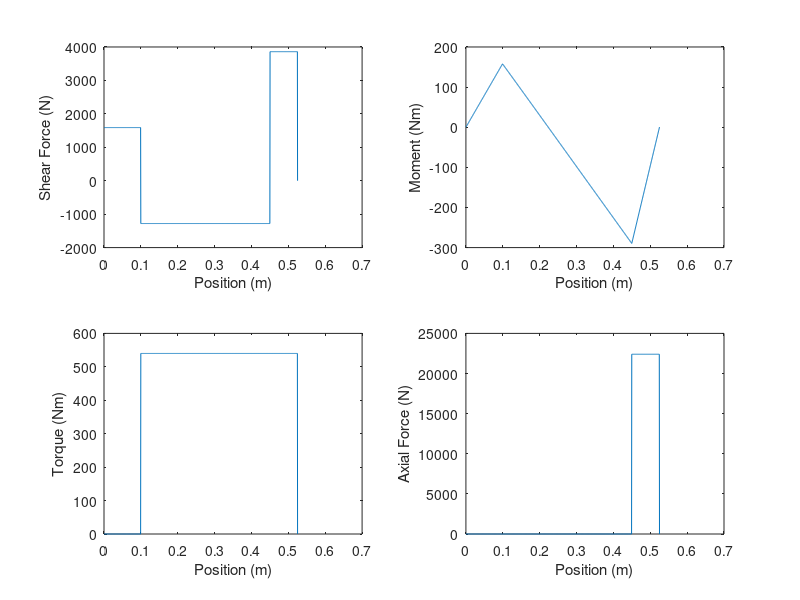

This chart was generated by the following MATLAB code: (Note: this script raises an error after producing the figure.)
% Main script

% Table 11-2 Transverse (col1 = Bore Diameter, col3 = Bearing Width, col4 =
% Fillet Radius).  Note we are supposed to have a fillet radius <= 1mm for
% the gears.
table_112 = [10 30 9 0.6 12.5 27 5.07 2.24 4.94 2.12;
    12 32 10 0.6 14.5 28 6.89 3.10 7.02 3.05;
    15 35 11 0.6 17.5 31 7.80 3.55 8.06 3.65;
    17 40 12 0.6 19.5 34 9.56 4.50 9.95 4.75;
    20 47 14 1.0 25 41 12.7 6.20 13.3 6.55;
    25 52 15 1.0 30 47 14.0 6.95 14.8 7.65;
    30 62 16 1.0 35 55 19.5 10.0 20.3 11.0;
    35 72 17 1.0 41 65 25.5 13.7 27.0 15.0;
    40 80 18 1.0 46 72 30.7 16.6 31.9 18.6;
    45 85 19 1.0 52 77 33.2 18.6 35.8 21.2;
    50 90 20 1.0 56 82 35.1 19.6 37.7 22.8;
    55 100 21 1.5 63 90 43.6 25.0 46.2 28.5;
    60 110 22 1.5 70 99 47.5 28.0 55.9 35.5;
    65 120 23 1.5 74 109 55.9 34.0 63.7 41.5;
    70 125 24 1.5 79 114 61.8 37.5 68.9 45.5;
    75 130 25 1.5 86 119 66.3 40.5 71.5 49.0;
    80 140 26 2.0 93 127 70.2 45.0 80.6 55.0;
    85 150 28 2.0 99 136 83.2 53.0 90.4 63.0;
    90 160 30 2.0 104 146 95.6 62.0 106 73.5;
    95 170 32 2.0 110 156 108 69.5 121 85.0];

% leftPoint = -10e-3;
% rightPoint = 550e-3;
leftPoint = 0;
rightPoint = 525e-3;

N = 1000;

x = linspace(leftPoint, rightPoint, N);
d1 = 0; d2 = 0; d3 = 0; d4 = 0; d5 = 0;

% Forces along shaft
F = [1.59e3*ones(1,190) -1.28e3*ones(1,667) 3.86e3*ones(1,143)];

% Moment along shaft
for i=1:N
   M(i) = mean(F(1:i))*x(i); 
end

F(end) = 0;

% Torque along shaft
T = [zeros(1,190) 540*ones(1,810)];
T(end) = 0;

% Axial Force along shaft
F_axial = [zeros(1,856) 22.4e3*ones(1,144)];
F_axial(end) = 0;

figure(1)
subplot(2,2,1)
plot(x,F)
xlabel('Position (m)')
ylabel('Shear Force (N)')
subplot(2,2,2)
plot(x,M)
xlabel('Position (m)')
ylabel('Moment (Nm)')
subplot(2,2,3)
plot(x,T)
xlabel('Position (m)')
ylabel('Torque (Nm)')
subplot(2,2,4)
plot(x,F_axial)
xlabel('Position (m)')
ylabel('Axial Force (N)')

% Critical location is at left shoulder for the worm gear (high moment,
% torque and axial loading present, large change in radii).
Ma = M(ceil(475/525*N)); % Nm
Tm = 540; % Nm

for i=1:length(table_112(:,1))
    d = table_112(i,1);
    D = 1.3*d;
    r = table_112(i,4);
    if r>1
        r=1;
    end
    n4 = fatigueAnalysis(r,d,D,Ma,Tm);
    if n4 >= 3
        d5 = d;
        [c, index] = min(abs(table_112(:,1)-D));
        d4 = table_112(index,1);
        break
    end
end

% Next check interface for right bearing and its shoulder.
Ma = M(ceil(450/525*N)); % Nm
Tm = 540; % Nm

[c, index] = min(abs(table_112(:,1)-d4/1.2));
d3 = table_112(index,1);
r = table_112(index,4);
if r>1
    r=1;
end
n3 = fatigueAnalysis(r,d3,d4,Ma,Tm);

% Next check interface for right bearing shoulder and longer part of the 
% shaft.
Ma = M(ceil(450/525*N)); % Nm
Tm = 540; % Nm

[c, index] = min(abs(table_112(:,1)-d3/1.2));
d2 = table_112(index,1);
r = table_112(index,4);
if r>1
    r=1;
end
n2 = fatigueAnalysis(r,d3,d4,Ma,Tm);

% Next check interface for left bearing shoulder.
Ma = M(ceil(100/525*N)); % Nm
Tm = 0; % Nm

[c, index] = min(abs(table_112(:,1)-d2/1.2));
d1 = table_112(index,1);
r = table_112(index,4);
if r>1
    r=1;
end
n1 = fatigueAnalysis(r,d3,d4,Ma,Tm);

% Shaft contour
contour = [d1*ones(1,190) d2*ones(1,619) d3*ones(1,48) d4*ones(1,48) d5*ones(1,95)];

% TODO: make a 3D plot of the shaft.  Not sure how to do this.

figure(2)
plot(x,contour)
axis([0 550e-3 30 70])
xlabel('Position (mm)')
ylabel('Shaft Diameter (mm)')
